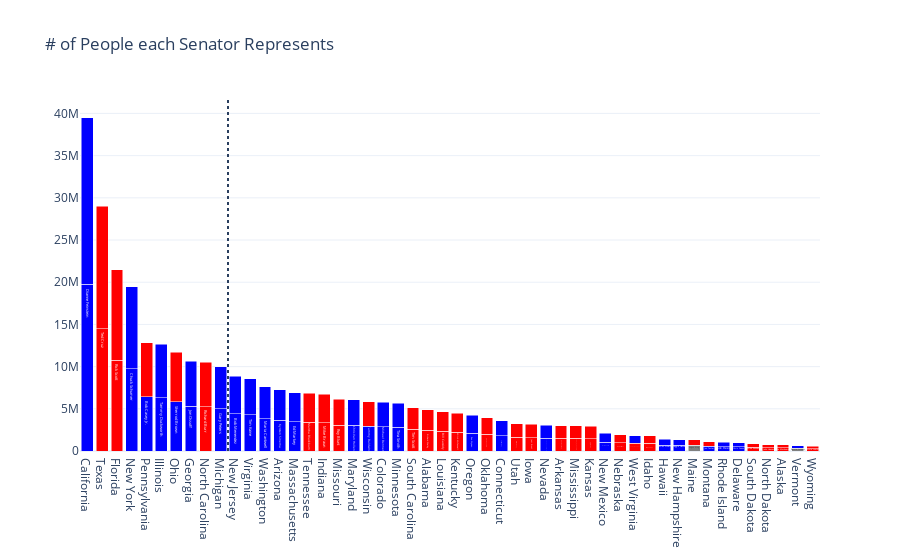

This figure's notebook cell:
### Code cell
# Should this not be with the barstack function


# Stacked bar chart (for 2 senators per state)

# since data is sorted by population, senators from the same state must be adjacent
# so taking every other one gives one from each state
stack_1 = sorts[sorts.index % 2 == 0]
stack_2 = sorts[sorts.index % 2 == 1]

# colors stuff, as above
# colors1 = [colordict[k] for k in list(stack_1['Party'])]
# colors2 = [colordict[k] for k in list(stack_2['Party'])]


# bottom half of bar chart
trace1 = go.Bar(
    x=list(stack_1['State']),
    y=list(stack_1['Population']/2), # divide state pop in two so two senators makes the right pop come out
    # But don't want hovering to SHOW this
    marker_color = stack_1['color'],
    text=list(stack_1['Senator'])) # hovering shows state

# top half, same thing
trace2 = go.Bar(
    x=list(stack_1['State']), # maybe do abbreviations? 
    y=list(stack_2['Population']/2),
    marker_color = stack_2['color'],
    hovertext=list(stack_2['Senator'])) 

# make chart!
fig = go.Figure([trace1])
fig.add_trace(trace2)

# add a line between 9 and 10 to show the halfway point
# @TODO: make robust against different distributions of population
fig.add_vline(x=9.5, line_dash='dot')

fig.update_layout(barmode='stack', 
                  xaxis={'categoryorder':'total descending'}, 
                  showlegend = False,
                 title = "# of People each Senator Represents",
                 template = 'plotly_white')
fig.show()

### Figure 1 — Plotly figure (JSON) as saved in the notebook; plotly's stock layout.template omitted (floating-point values rounded to 4 significant figures)
{"data": [{"marker": {"color": ["red", "gray", "red", "red", "red", "blue", "blue", "blue", "gray", "blue", "blue", "red", "red", "red", "blue", "red", "red", "red", "blue", "red", "red", "blue", "red", "blue", "red", "red", "red", "red", "blue", "blue", "blue", "blue", "red", "red", "red", "blue", "blue", "blue", "blue", "blue", "blue", "red", "blue", "blue", "blue", "blue", "blue", "red", "red", "blue"]}, "text": ["Cynthia Lummis", "Bernie Sanders", "Lisa Murkowski", "John Hoeven", "Mike Rounds", "Chris Coons", "Jack Reed", "Jon Tester", "Angus King", "Maggie Hassan", "Brian Schatz", "Mike Crapo", "Shelley Moore Capito", "Deb Fischer", "Martin Heinrich", "Jerry Moran", "Cindy Hyde-Smith", "John Boozman", "Catherine Cortez Masto", "Joni Ernst", "Mitt Romney", "Chris Murphy", "James Lankford", "Ron Wyden", "Mitch McConnell", "Bill Cassidy", "Richard Shelby", "Tim Scott", "Tina Smith", "Michael Bennet", "Tammy Baldwin", "Chris Van Hollen", "Roy Blunt", "Mike Braun", "Marsha Blackburn", "Ed Markey", "Kyrsten Sinema", "Maria Cantwell", "Tim Kaine", "Bob Menendez", "Gary Peters", "Richard Burr", "Jon Ossoff", "Sherrod Brown", "Tammy Duckworth", "Bob Casey Jr.", "Chuck Schumer", "Rick Scott", "Ted Cruz", "Dianne Feinstein"], "type": "bar", "x": ["Wyoming", "Vermont", "Alaska", "North Dakota", "South Dakota", "Delaware", "Rhode Island", "Montana", "Maine", "New Hampshire", "Hawaii", "Idaho", "West Virginia", "Nebraska", "New Mexico", "Kansas", "Mississippi", "Arkansas", "Nevada", "Iowa", "Utah", "Connecticut", "Oklahoma", "Oregon", "Kentucky", "Louisiana", "Alabama", "South Carolina", "Minnesota", "Colorado", "Wisconsin", "Maryland", "Missouri", "Indiana", "Tennessee", "Massachusetts", "Arizona", "Washington", "Virginia", "New Jersey", "Michigan", "North Carolina", "Georgia", "Ohio", "Illinois", "Pennsylvania", "New York", "Florida", "Texas", "California"], "y": [289400.0, 312000.0, 365800.0, 381031, 442300.0, 486882, 529700.0, 534389, 672106, 679900.0, 707936, 893500.0, 896100.0, 967204, 1048000.0, 1456657, 1488000.0, 1508902, 1540078, 1577535, 1602979, 1783000.0, 1978000.0, 2109000.0, 2234000.0, 2324397, 2452000.0, 2574357, 2819816, 2879368, 2911217, 3022840, 3068714, 3366000.0, 3414587, 3446000.0, 3639000.0, 3807000.0, 4268000.0, 4441095, 4993000.0, 5244042, 5309000.0, 5844550, 6336000.0, 6401000.0, 9727000.0, 10740000.0, 14500000.0, 19760000.0]}, {"hovertext": ["John Barrasso", "Patrick Leahy", "Dan Sullivan", "Kevin Cramer", "John Thune", "Tom Carper", "Sheldon Whitehouse", "Steve Daines", "Susan Collins", "Jeanne Shaheen", "Mazie Hirono", "Jim Risch", "Joe Manchin", "Ben Sasse", "Ben Ray Luján", "Roger Marshall", "Roger Wicker", "Tom Cotton", "Jacky Rosen", "Chuck Grassley", "Mike Lee", "Richard Blumenthal", "Jim Inhofe", "Jeff Merkley", "Rand Paul", "John Kennedy", "Tommy Tuberville", "Lindsey Graham", "Amy Klobuchar", "John Hickenlooper", "Ron Johnson", "Ben Cardin", "Josh Hawley", "Todd Young", "Bill Hagerty", "Elizabeth Warren", "Mark Kelly", "Patty Murray", "Mark Warner", "Cory Booker", "Debbie Stabenow", "Thom Tillis", "Raphael Warnock", "Rob Portman", "Dick Durbin", "Pat Toomey", "Kirsten Gillibrand", "Marco Rubio", "John Cornyn", "Alex Padilla"], "marker": {"color": ["red", "blue", "red", "red", "red", "blue", "blue", "red", "red", "blue", "blue", "red", "blue", "red", "blue", "red", "red", "red", "blue", "red", "red", "blue", "red", "blue", "red", "red", "red", "red", "blue", "blue", "red", "blue", "red", "red", "red", "blue", "blue", "blue", "blue", "blue", "blue", "red", "blue", "red", "blue", "red", "blue", "red", "red", "blue"]}, "type": "bar", "x": ["Wyoming", "Vermont", "Alaska", "North Dakota", "South Dakota", "Delaware", "Rhode Island", "Montana", "Maine", "New Hampshire", "Hawaii", "Idaho", "West Virginia", "Nebraska", "New Mexico", "Kansas", "Mississippi", "Arkansas", "Nevada", "Iowa", "Utah", "Connecticut", "Oklahoma", "Oregon", "Kentucky", "Louisiana", "Alabama", "South Carolina", "Minnesota", "Colorado", "Wisconsin", "Maryland", "Missouri", "Indiana", "Tennessee", "Massachusetts", "Arizona", "Washington", "Virginia", "New Jersey", "Michigan", "North Carolina", "Georgia", "Ohio", "Illinois", "Pennsylvania", "New York", "Florida", "Texas", "California"], "y": [289400.0, 312000.0, 365800.0, 381031, 442300.0, 486882, 529700.0, 534389, 672106, 679900.0, 707936, 893500.0, 896100.0, 967204, 1048000.0, 1456657, 1488000.0, 1508902, 1540078, 1577535, 1602979, 1783000.0, 1978000.0, 2109000.0, 2234000.0, 2324397, 2452000.0, 2574357, 2819816, 2879368, 2911217, 3022840, 3068714, 3366000.0, 3414587, 3446000.0, 3639000.0, 3807000.0, 4268000.0, 4441095, 4993000.0, 5244042, 5309000.0, 5844550, 6336000.0, 6401000.0, 9727000.0, 10740000.0, 14500000.0, 19760000.0]}], "layout": {"barmode": "stack", "shapes": [{"line": {"dash": "dot"}, "type": "line", "x0": 9.5, "x1": 9.5, "xref": "x", "y0": 0, "y1": 1, "yref": "y domain"}], "showlegend": false, "title": {"text": "# of People each Senator Represents"}, "xaxis": {"categoryorder": "total descending"}}}
